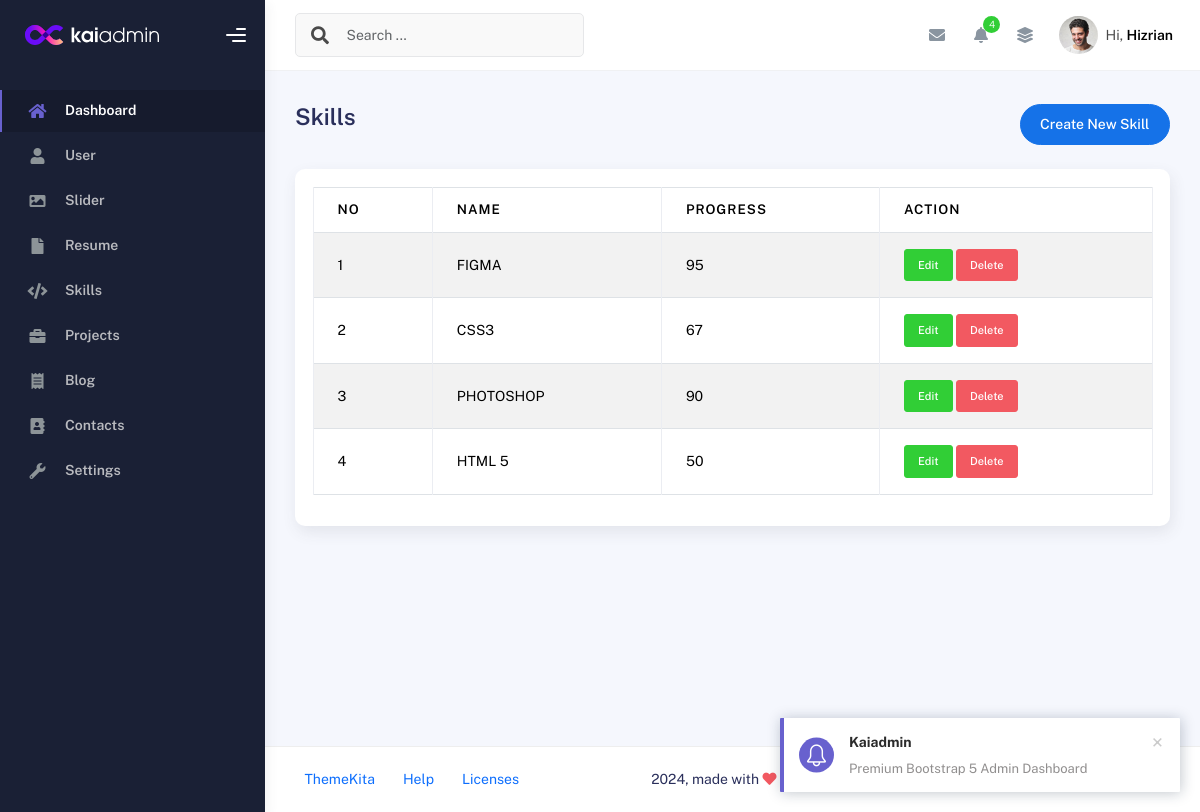
The page /admin/app.php?page=skills (signed in) on the database its author committed.
### tables this page shows
CREATE TABLE `skills` (
  `id` int(11) NOT NULL,
  `name` varchar(50) NOT NULL,
  `progress` int(3) NOT NULL,
  `created_at` timestamp NOT NULL DEFAULT current_timestamp(),
  `updated_at` timestamp NULL DEFAULT NULL ON UPDATE current_timestamp()
);

### admin/skills.php (the view, shortened to what this page needs)
<?php
$query = mysqli_query($conn, "SELECT * FROM skills ORDER BY id DESC");
$rows = mysqli_fetch_all($query, MYSQLI_ASSOC);
?>
<div class="d-flex align-items-left align-items-md-center flex-column flex-md-row pt-2 pb-4">
  <div>
    <h3 class="fw-bold mb-3">Skills</h3>
  </div>
  <div class="ms-md-auto py-2 py-md-0">
    <a href="app.php?page=create-skills" class="btn btn-primary btn-round">Create New Skill</a>
  </div>
</div>
<div class="row">
  <div class="col-sm-6 col-md-12">
    <div class="card">
      <div class="card-body">
        <table class="table table-bordered table-striped">
          <thead>
            <tr>
              <th>No</th>
              <th>Name</th>
              <th>Progress</th>
              <th>Action</th>
            </tr>
          </thead>
          <tbody>
            <?php foreach ($rows as $index => $row): ?>
              <tr>
                <td><?php echo $index += 1 ?></td>
                <td><?php echo $row['name'] ?></td>
                <td><?php echo $row['progress'] ?></td>
                <td>
                  <a class="btn btn-success btn-sm"
                    href="app.php?page=create-skills&edit=<?php echo $row['id'] ?>">Edit</a>
                  <a onclick="return confirm('Are you sure want to delete this data?')"
                    class="btn btn-danger btn-sm"
                    href="app.php?page=skills&delete=<?php echo $row['id'] ?>">Delete</a>
                </td>
              </tr>
            <?php endforeach ?>
          </tbody>
        </table>
      </div>
    </div>
  </div>
</div>

### rows shown on the page
skills: index "1", name "FIGMA", progress "95"
skills: index "2", name "CSS3", progress "67"
skills: index "3", name "PHOTOSHOP", progress "90"
skills: index "4", name "HTML 5", progress "50"
